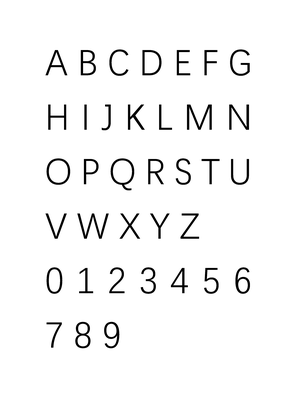
%> input picture allchar.png, 297 x 420 px, shrunk from 2481 x 3508 before the run
$ octave getCharImg.m   (GNU Octave 9; MATLAB toolbox functions it lacks are replaced by stand-ins)
%> lines starting %> are read from the running program, lines starting %| are printed output that depends on the picture; in (x1, y1, x2, y2) boxes, pixels count from 0 and x2, y2 are one past the last pixel; in counts of white or black regions, pixels touching at a corner belong together; the program's own positions count from 1
clc, clear, close all;
% 将allchar.png分割得到36个字符，保存在allchar文件夹，当作模板
img = imread('allchar.png');
%> img is the input picture: size 420x297 uint8; min 0, max 255, mean 245.5
img = imcomplement(img);
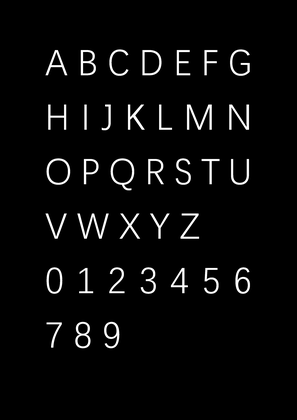
%> img: size 420x297 uint8; min 0, max 255, mean 9.5
img = imbinarize(img);
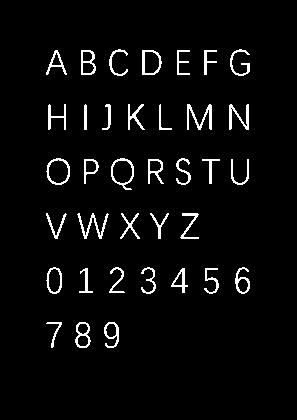
%> img: size 420x297 logical; 4% white in thin lines or dots, all inside (x1, y1, x2, y2) = (46, 49, 250, 348)
% imshow(img);

lineBegin = [];
lineEnd = [];

lineSum = sum(img, 2);
%> lineSum = 420 values, max 85 at index 161, min 0 at index 1, mean 11.96

% 得到行的开始和结束
for i=1:length(lineSum) - 1
    if lineSum(i) == 0 && lineSum(i+1) ~= 0
        lineBegin = [lineBegin, i];
    elseif lineSum(i) ~= 0 && lineSum(i+1) == 0
        lineEnd = [lineEnd, i];
    end
end
%> after the loop, lineBegin = [49 104 158 213 267 322]; lineEnd = [76 130 190 239 294 348]

imgNum = 1; % 记录图片的序号，用作模板名字

for i=1:length(lineBegin) % 对每一行做字符分割
    lineImg = img(lineBegin(i):lineEnd(i), :);
    colSum = sum(lineImg);
    charBegin = [];
    charEnd = [];
    for j=1:length(colSum) - 1 % 逐个分割字符
        if colSum(j) == 0 && colSum(j+1) ~= 0
        charBegin = [charBegin, j];
    elseif colSum(j) ~= 0 && colSum(j+1) == 0
        charEnd = [charEnd, j];
        end
    end
    for j=1:length(charBegin)
        charimg = lineImg(:, charBegin(j):charEnd(j));
        charimg = charimg(sum(charimg, 2)>0, :);
        imgName = strcat(num2str(imgNum), '.bmp');
        imgName = strcat('allchar/', imgName);
        imwrite(charimg, imgName);
        imgNum = imgNum + 1;
    end
end
%> this loop made 6 passes
%> pass 1, `lineImg = img(lineBegin(i):lineEnd(i), :);`:
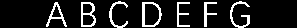
%> lineImg: size 28x297 logical; 12% white in thin lines or dots, all inside (x1, y1, x2, y2) = (46, 1, 250, 28)
%> pass 1, `for j=1:length(charBegin) charimg = lineImg(:, charBegin(j):charEnd(j)..`:
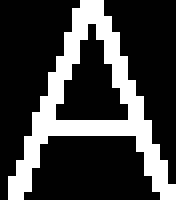
%> saved as 1.bmp: size 25x22 logical (shown 8 times larger); 25.3% white in thin lines or dots
%> pass 1, `for j=1:length(charBegin) charimg = lineImg(:, charBegin(j):charEnd(j)..`:
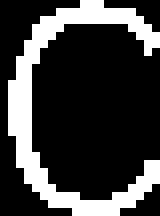
%> saved as 3.bmp: size 27x20 logical (shown 8 times larger); 24.1% white in thin lines or dots
%> pass 1, `for j=1:length(charBegin) charimg = lineImg(:, charBegin(j):charEnd(j)..`:
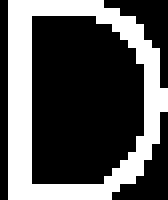
%> saved as 4.bmp: size 25x21 logical (shown 8 times larger); 33.7% white; 1 white region, box (x1, y1, x2, y2) and area: (1, 0, 21, 25) 177
%> after the loop, imgNum = 37
